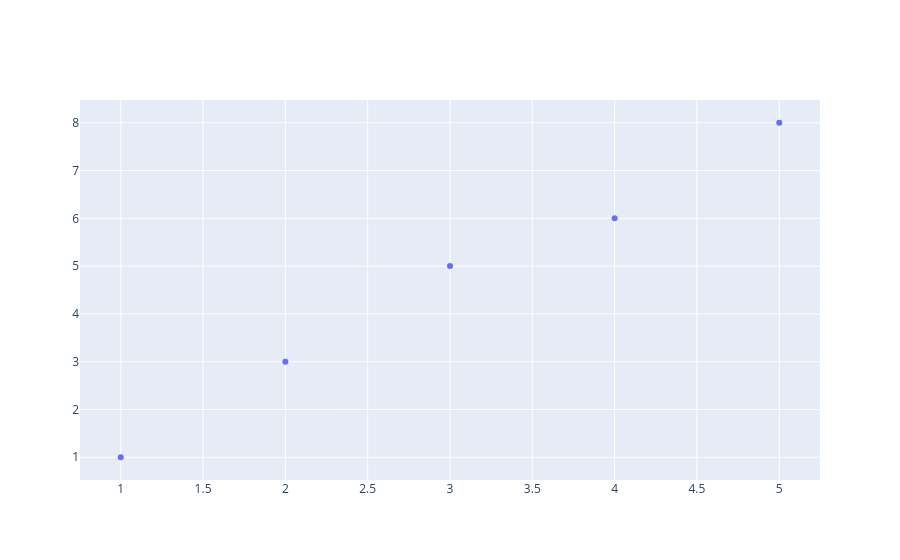

This figure's notebook cell:
### Code cell
fig = go.Figure()
fig.add_trace(go.Scatter(x = [1,2,3,4,5] , y = [1,3,5,6,8], mode = 'markers'))
fig.show()

### Figure 1 — Plotly figure (JSON) as saved in the notebook; plotly's stock layout.template omitted (floating-point values rounded to 4 significant figures)
{"data": [{"mode": "markers", "type": "scatter", "x": [1, 2, 3, 4, 5], "y": [1, 3, 5, 6, 8]}], "layout": {}}
